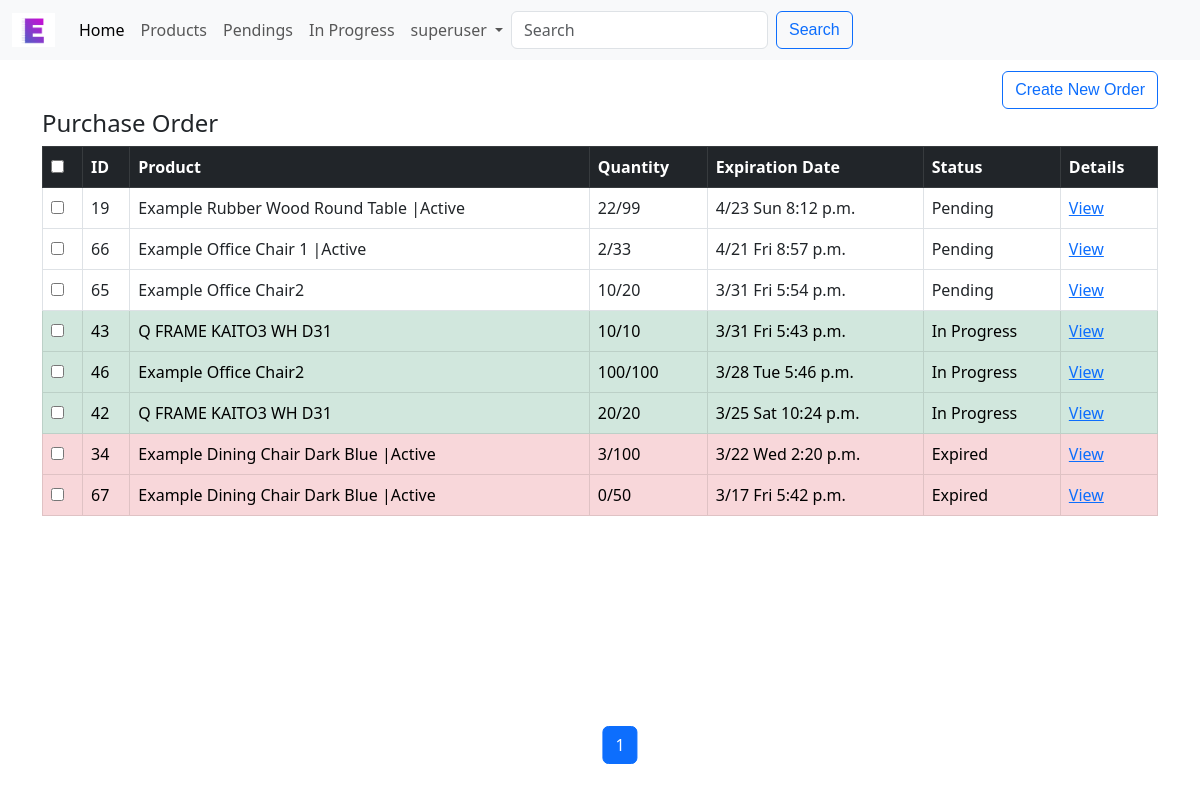
The page /manage_orders (signed in) on the database as committed earlier.
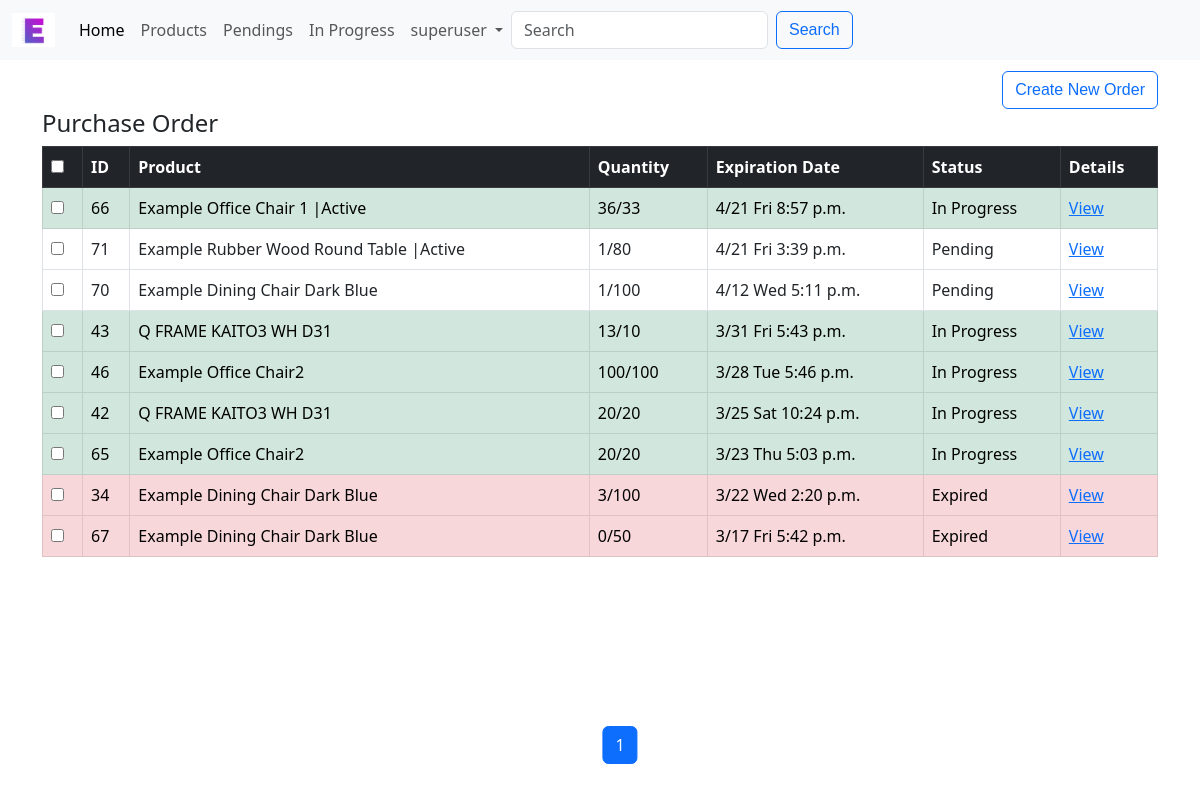
The same page on the database as committed later.
### esb/models.py (models this page shows, shortened)
class PurchaseOrder(models.Model):
    product = models.ForeignKey(
        Product, on_delete=models.CASCADE, related_name="order_product"
    )
    date_time = models.DateTimeField(null=True)
    target_quantity = models.IntegerField()
    @property
    def is_expired(self):
        return timezone.now() >= self.date_time
    @property
    def total_quantity(self):
        return sum([purchase.quantity for purchase in self.customer_purchases.all()])
    @property
    def reach_target(self):
        total_quantity = sum(
            [purchase.quantity for purchase in self.customer_purchases.all()]
        )
        return total_quantity >= self.target_quantity

class Product(models.Model):
    title = models.CharField(max_length=100)
    description = models.TextField(max_length=1000)
    category = models.ForeignKey(
        Category,
        on_delete=models.SET_NULL,
        blank=True,
        null=True,
        related_name="categories",
    )
    price = models.DecimalField(max_digits=10, decimal_places=2)
    active = models.BooleanField(default=False)
    created_at = models.DateTimeField(auto_now_add=True)
    updated_at = models.DateTimeField(auto_now=True)
    def __str__(self):
        if self.active:
            return f"{self.title} |Active"
        else:
            return self.title
    class Meta:
        ordering = ["-active", "id"]

class CustomerPurchase(models.Model):
    customer = models.ForeignKey(
        Customer, on_delete=models.CASCADE, related_name="customer_purchases"
    )
    purchase = models.ForeignKey(
        PurchaseOrder, on_delete=models.CASCADE, related_name="customer_purchases"
    )
    quantity = models.IntegerField()

### esb/views.py (the view)
# urls.py: path("manage_orders", views.manage_orders, name="manage_orders"),
def manage_orders(request):
    if not request.user.is_staff:
        messages.warning(request, "You are not allowed to access this page.")
        return redirect('/')
    if request.method == 'GET':
        p_orders = PurchaseOrder.objects.all().order_by('-date_time')
        paginator = Paginator(p_orders, 14)
        page_number = request.GET.get("page")
        page_obj = paginator.get_page(page_number)
        prev_prev_page_number = page_obj.number - 2
        if page_obj.number + 2 in page_obj.paginator.page_range:
            next_next_page_number = page_obj.number + 2
        else:
            next_next_page_number = None
        return render(request, "esb/manage_orders.html", {
            "page_obj": page_obj,
            "next_next_page_number": next_next_page_number,
            "prev_prev_page_number": prev_prev_page_number
        })

### esb/templates/esb/manage_orders.html (shortened to what this page needs)
{% extends 'esb/manage_layout.html' %}
{% block create %}
    <div style="text-align:right;margin-top:1%;">
        <a href="{% url 'create_order' %}" class="btn btn-outline-primary">Create New Order</a>
    </div>
{% endblock %}
{% block top %}
    <h4>Purchase Order</h4>
{% endblock %}
{% block thead %}
    <th><input type="checkbox" id="checkall" /></th>
    <th>ID</th>
    <th>Product</th>
    <th>Quantity</th>
    <th>Expiration Date</th>
    <th>Status</th>
    <th>Details</th>
{% endblock %}
{% block tbody %}
    {% for p_order in page_obj %}
        {% if p_order.reach_target %}
        <tr class="table-success">
        {% else %}
            {% if p_order.is_expired %}
            <tr class="table-danger">
            {% else %}
            <tr>
            {% endif %}
        {% endif %}
            <td><input type="checkbox" class="checkthis" /></td>
            <td>{{ p_order.id}}</td>
            <td>{{ p_order.product}}</td>
            <td>{{ p_order.total_quantity}}/{{ p_order.target_quantity}}</td>
            <td>{{ p_order.date_time |date:'n/d D g:i a' }}</td>
            <td>
                {% if p_order.reach_target %}
                    In Progress
                {% else %}
                    {% if p_order.is_expired %}
                        Expired
                    {% else %}
                        Pending
                    {% endif %}
                {% endif %} </td>
            <td><a href="{% url 'order_details' p_order.id %}">View</a></td>
        </tr>
    {% endfor %}
    {% block pagination %}
        {% include 'esb/pagination.html' %}
    {% endblock %}
{% endblock %}

Rows that differ between the two databases and show on the page:
removed PurchaseOrder: id "19", product "Example Rubber Wood Round Table |Active", total_quantity "22", target_quantity "99", date_time "4/23 Sun 8:12 p.m.", shows "Pending"
computed for PurchaseOrder "4/21 Fri 8:57 p.m.": total_quantity "2" → "36"; text "Pending" → "In Progress"
added PurchaseOrder: id "71", product "Example Rubber Wood Round Table |Active", total_quantity "1", target_quantity "80", date_time "4/21 Fri 3:39 p.m.", shows "Pending"
added PurchaseOrder: id "70", product "Example Dining Chair Dark Blue", total_quantity "1", target_quantity "100", date_time "4/12 Wed 5:11 p.m.", shows "Pending"
computed for PurchaseOrder "3/31 Fri 5:43 p.m.": total_quantity "10" → "13"
changed PurchaseOrder id 65: total_quantity "10" → "20"; date_time "3/31 Fri 5:54 p.m." → "3/23 Thu 5:03 p.m."; now shows "In Progress"; no longer shows "Pending"; moves down the list
changed through a linked row, PurchaseOrder "3/22 Wed 2:20 p.m.": product "Example Dining Chair Dark Blue |Active" → "Example Dining Chair Dark Blue"
changed through a linked row, PurchaseOrder "3/17 Fri 5:42 p.m.": product "Example Dining Chair Dark Blue |Active" → "Example Dining Chair Dark Blue"
